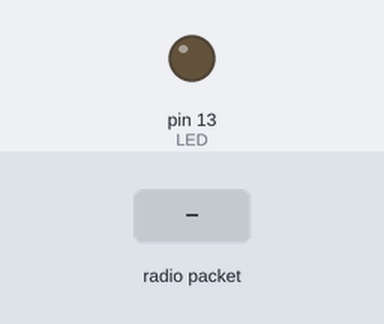
Recording of a sketch running on a simulated Arduino Uno, built with avr-gcc and run on an emulated ATmega328P. Parts: output pins drawn as LEDs (lit = HIGH). The inputs (shaded band) are chosen by the test bench. No radio packets arrive unless stated; what the sketch prints to the serial monitor is not drawn.

Above: at 1.2 s.
1.3 s: radio packet "1" arrives
At 2.2 s:
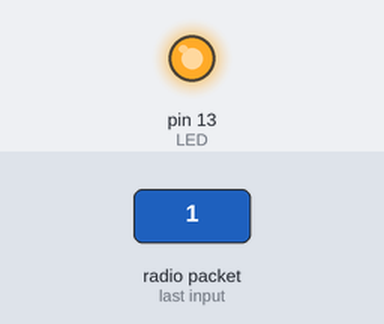
Timing chart, 0 to 4.3 s (numbered marks = the images above; inputs shaded):
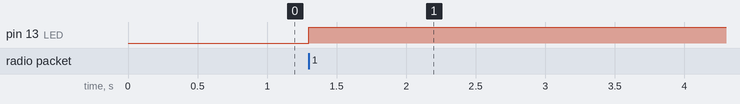

The sketch:

receiver.ino
```cpp
#include <RHReliableDatagram.h>
#include <RH_ASK.h>
#include <SPI.h>

#define TRANSMITTER_ADDRESS 1
#define RECEIVER_ADDRESS 2
RH_ASK driver;
RHReliableDatagram manager(driver, RECEIVER_ADDRESS);

const int maxSize = 10;
const int LED = 13;

int pending = 0;
int writeTo = 0;
int readFrom = 0;
uint8_t data[10][32];

void setup()
{
  pinMode(LED, OUTPUT);
  Serial.begin(115200);
  if (!manager.init())
    Serial.println("init failed");
}

void loop()
{
  readIt();
  sendIt();
}

void readIt() {
  if (manager.available())
  {
	digitalWrite(LED, HIGH);
    uint8_t len = sizeof(data[writeTo]);
    uint8_t from;
    manager.recvfromAck(data[writeTo], &len, &from);
    writeTo = next(writeTo);
    pending = pending + 1;
  }
}

void sendIt() {
  if (pending > 0) {
    Serial.write(data[readFrom], sizeof(data[readFrom]));
    memset (data[readFrom], 0, 32);
    readFrom = next(readFrom);
    pending = pending - 1;
  }
}

int next(int current) {
  if (current < maxSize) {
    return current + 1;
  } else {
    return 0;
  }
}
```

Measured:
- after the input at 1.3 s, pin 13 (LED): LOW → HIGH at once
